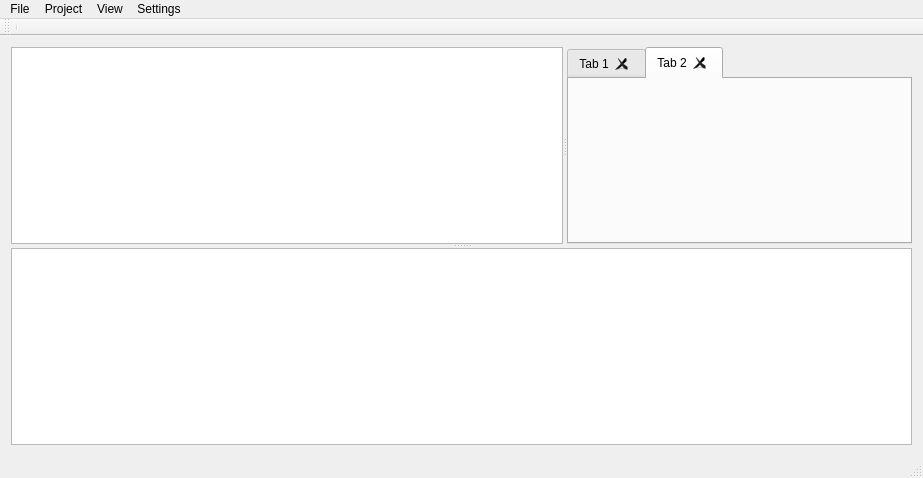
<?xml version="1.0" encoding="UTF-8"?>
<ui version="4.0">
 <class>MainWindow</class>
 <widget class="QMainWindow" name="MainWindow">
  <property name="geometry">
   <rect>
    <x>0</x>
    <y>0</y>
    <width>923</width>
    <height>478</height>
   </rect>
  </property>
  <property name="palette">
   <palette>
    <active>
     <colorrole role="WindowText">
      <brush brushstyle="SolidPattern">
       <color alpha="255">
        <red>0</red>
        <green>0</green>
        <blue>0</blue>
       </color>
      </brush>
     </colorrole>
    </active>
    <inactive>
     <colorrole role="WindowText">
      <brush brushstyle="SolidPattern">
       <color alpha="255">
        <red>0</red>
        <green>0</green>
        <blue>0</blue>
       </color>
      </brush>
     </colorrole>
    </inactive>
    <disabled>
     <colorrole role="WindowText">
      <brush brushstyle="SolidPattern">
       <color alpha="255">
        <red>120</red>
        <green>120</green>
        <blue>120</blue>
       </color>
      </brush>
     </colorrole>
    </disabled>
   </palette>
  </property>
  <property name="windowTitle">
   <string>MainWindow</string>
  </property>
  <widget class="QWidget" name="centralWidget">
   <layout class="QVBoxLayout" name="verticalLayout">
    <item>
     <widget class="QSplitter" name="splitter_2">
      <property name="sizePolicy">
       <sizepolicy hsizetype="Minimum" vsizetype="Minimum">
        <horstretch>1</horstretch>
        <verstretch>1</verstretch>
       </sizepolicy>
      </property>
      <property name="orientation">
       <enum>Qt::Vertical</enum>
      </property>
      <property name="childrenCollapsible">
       <bool>false</bool>
      </property>
      <widget class="QSplitter" name="splitter">
       <property name="sizePolicy">
        <sizepolicy hsizetype="Minimum" vsizetype="Minimum">
         <horstretch>1</horstretch>
         <verstretch>1</verstretch>
        </sizepolicy>
       </property>
       <property name="orientation">
        <enum>Qt::Horizontal</enum>
       </property>
       <property name="childrenCollapsible">
        <bool>false</bool>
       </property>
       <widget class="QTreeView" name="projectTree">
        <property name="enabled">
         <bool>true</bool>
        </property>
        <property name="sizePolicy">
         <sizepolicy hsizetype="Maximum" vsizetype="Minimum">
          <horstretch>1</horstretch>
          <verstretch>1</verstretch>
         </sizepolicy>
        </property>
        <property name="dragDropMode">
         <enum>QAbstractItemView::DragDrop</enum>
        </property>
       </widget>
       <widget class="QTabWidget" name="tabEditor">
        <property name="sizePolicy">
         <sizepolicy hsizetype="Minimum" vsizetype="Minimum">
          <horstretch>1</horstretch>
          <verstretch>1</verstretch>
         </sizepolicy>
        </property>
        <property name="currentIndex">
         <number>1</number>
        </property>
        <property name="elideMode">
         <enum>Qt::ElideRight</enum>
        </property>
        <property name="documentMode">
         <bool>false</bool>
        </property>
        <property name="tabsClosable">
         <bool>true</bool>
        </property>
        <property name="movable">
         <bool>true</bool>
        </property>
        <widget class="QWidget" name="tab">
         <attribute name="title">
          <string>Tab 1</string>
         </attribute>
        </widget>
        <widget class="QWidget" name="tab_2">
         <attribute name="title">
          <string>Tab 2</string>
         </attribute>
        </widget>
       </widget>
      </widget>
      <widget class="QListWidget" name="outputWindow">
       <property name="sizePolicy">
        <sizepolicy hsizetype="Minimum" vsizetype="Preferred">
         <horstretch>1</horstretch>
         <verstretch>1</verstretch>
        </sizepolicy>
       </property>
      </widget>
     </widget>
    </item>
   </layout>
  </widget>
  <widget class="QMenuBar" name="menuBar">
   <property name="geometry">
    <rect>
     <x>0</x>
     <y>0</y>
     <width>923</width>
     <height>25</height>
    </rect>
   </property>
   <widget class="QMenu" name="menuFile">
    <property name="title">
     <string>File</string>
    </property>
    <addaction name="actionNew_File"/>
    <addaction name="actionOpen_File"/>
    <addaction name="actionSave_File"/>
    <addaction name="actionSave_File_As"/>
    <addaction name="separator"/>
    <addaction name="separator"/>
    <addaction name="actionExit"/>
   </widget>
   <widget class="QMenu" name="menuProject">
    <property name="title">
     <string>Project</string>
    </property>
    <addaction name="actionRun"/>
    <addaction name="actionBuild"/>
    <addaction name="actionClean"/>
    <addaction name="actionRebuild"/>
    <addaction name="separator"/>
    <addaction name="actionNew_Project"/>
    <addaction name="actionOpen_Project"/>
    <addaction name="actionClose_Project"/>
    <addaction name="separator"/>
    <addaction name="actionRefreshProjectExplorer"/>
   </widget>
   <widget class="QMenu" name="menuView">
    <property name="title">
     <string>View</string>
    </property>
    <addaction name="actionProject_Explorer"/>
    <addaction name="actionOutputWindow"/>
   </widget>
   <widget class="QMenu" name="menuSettings">
    <property name="title">
     <string>Settings</string>
    </property>
    <addaction name="actionOpen_Settings"/>
   </widget>
   <addaction name="menuFile"/>
   <addaction name="menuProject"/>
   <addaction name="menuView"/>
   <addaction name="menuSettings"/>
  </widget>
  <widget class="QToolBar" name="mainToolBar">
   <property name="enabled">
    <bool>false</bool>
   </property>
   <attribute name="toolBarArea">
    <enum>TopToolBarArea</enum>
   </attribute>
   <attribute name="toolBarBreak">
    <bool>false</bool>
   </attribute>
   <addaction name="separator"/>
  </widget>
  <widget class="QStatusBar" name="statusBar"/>
  <action name="actionNew_File">
   <property name="text">
    <string>New File</string>
   </property>
   <property name="shortcut">
    <string>Ctrl+N</string>
   </property>
  </action>
  <action name="actionOpen_File">
   <property name="text">
    <string>Open File</string>
   </property>
   <property name="shortcut">
    <string>Ctrl+O</string>
   </property>
  </action>
  <action name="actionSave_File">
   <property name="text">
    <string>Save File</string>
   </property>
   <property name="shortcut">
    <string>Ctrl+S</string>
   </property>
  </action>
  <action name="actionSave_File_As">
   <property name="text">
    <string>Save File As...</string>
   </property>
  </action>
  <action name="actionNew_Project">
   <property name="text">
    <string>New Project</string>
   </property>
  </action>
  <action name="actionOpen_Project">
   <property name="text">
    <string>Open Project</string>
   </property>
  </action>
  <action name="actionClose_Project">
   <property name="text">
    <string>Close Project</string>
   </property>
  </action>
  <action name="actionExit">
   <property name="text">
    <string>Exit</string>
   </property>
  </action>
  <action name="actionRefreshProjectExplorer">
   <property name="text">
    <string>Refresh Project Explorer</string>
   </property>
   <property name="shortcut">
    <string>F5</string>
   </property>
  </action>
  <action name="actionRun">
   <property name="text">
    <string>Run</string>
   </property>
   <property name="toolTip">
    <string>Run the active Project. (Project is built first to make sure it is up-to-date.)</string>
   </property>
   <property name="shortcut">
    <string>F6</string>
   </property>
  </action>
  <action name="actionBuild">
   <property name="text">
    <string>Build</string>
   </property>
   <property name="toolTip">
    <string>Build the active Project. Note: only the .c files located in the Project's /src are taken into consideration.</string>
   </property>
   <property name="shortcut">
    <string>F7</string>
   </property>
  </action>
  <action name="actionClean">
   <property name="text">
    <string>Clean</string>
   </property>
   <property name="toolTip">
    <string>Clean the active Project, removing the binary file from the /bin dir and all object files from the /obj dir</string>
   </property>
  </action>
  <action name="actionRebuild">
   <property name="text">
    <string>Rebuild</string>
   </property>
   <property name="toolTip">
    <string>Clean and Build the active Project again.</string>
   </property>
   <property name="shortcut">
    <string>F8</string>
   </property>
  </action>
  <action name="actionProject_Explorer">
   <property name="checkable">
    <bool>true</bool>
   </property>
   <property name="checked">
    <bool>true</bool>
   </property>
   <property name="text">
    <string>Project Explorer</string>
   </property>
   <property name="toolTip">
    <string>Toggle the visibility of Project Explorer.</string>
   </property>
   <property name="shortcut">
    <string>Ctrl+1</string>
   </property>
  </action>
  <action name="actionOutputWindow">
   <property name="checkable">
    <bool>true</bool>
   </property>
   <property name="checked">
    <bool>true</bool>
   </property>
   <property name="text">
    <string>Output Window</string>
   </property>
   <property name="toolTip">
    <string>Toggle the visibility of the Output Window.</string>
   </property>
   <property name="shortcut">
    <string>Ctrl+2</string>
   </property>
  </action>
  <action name="actionOpen_Settings">
   <property name="text">
    <string>Open Settings</string>
   </property>
  </action>
 </widget>
 <layoutdefault spacing="6" margin="11"/>
 <resources/>
 <connections/>
</ui>
